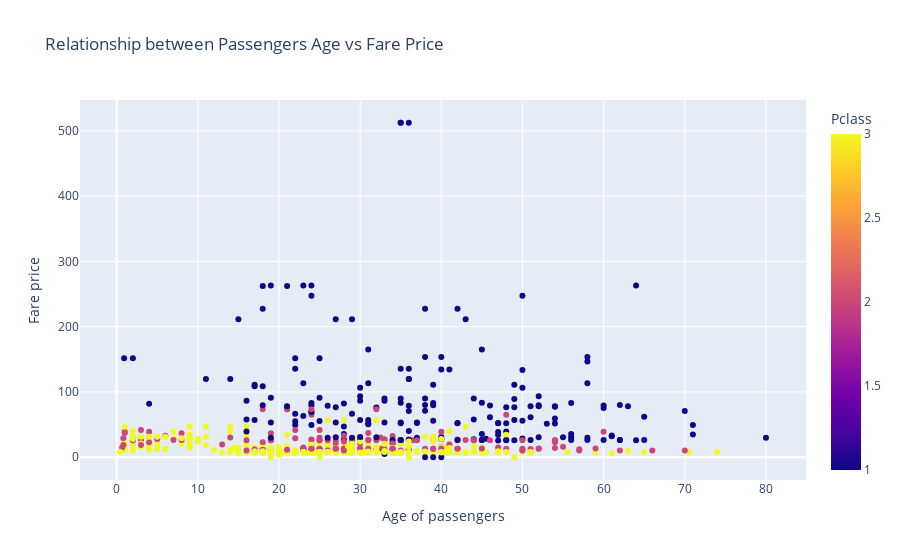

The code cell stored with this chart in its notebook:
### Code cell
fig=px.scatter(data_titanic, x= 'Age',y='Fare',color='Pclass',
               labels={'Age': 'Age of passengers', 'Fare': 'Fare price'},
               title='Relationship between Passengers Age vs Fare Price')
fig.show()

### Figure 1 — Plotly figure (JSON) as saved in the notebook; plotly's stock layout.template omitted (floating-point values rounded to 4 significant figures; data arrays with more than 128 entries replaced by an {"elided": "..."} marker saying what was removed)
{"data": [{"hovertemplate": "Age of passengers=%{x}<br>Fare price=%{y}<br>Pclass=%{marker.color}<extra></extra>", "legendgroup": "", "marker": {"color": {"elided": "891 int values"}, "coloraxis": "coloraxis", "symbol": "circle"}, "mode": "markers", "name": "", "orientation": "v", "showlegend": false, "type": "scatter", "x": {"elided": "891 float values"}, "xaxis": "x", "y": {"elided": "891 float values"}, "yaxis": "y"}], "layout": {"autosize": true, "coloraxis": {"colorbar": {"title": {"text": "Pclass"}}, "colorscale": [[0, "#0d0887"], [0.1111, "#46039f"], [0.2222, "#7201a8"], [0.3333, "#9c179e"], [0.4444, "#bd3786"], [0.5556, "#d8576b"], [0.6667, "#ed7953"], [0.7778, "#fb9f3a"], [0.8889, "#fdca26"], [1, "#f0f921"]]}, "legend": {"tracegroupgap": 0}, "title": {"text": "Relationship between Passengers Age vs Fare Price"}, "xaxis": {"anchor": "y", "autorange": true, "domain": [0, 1], "range": [-4.555, 84.97], "title": {"text": "Age of passengers"}, "type": "linear"}, "yaxis": {"anchor": "x", "autorange": true, "domain": [0, 1], "range": [-42.28, 554.6], "title": {"text": "Fare price"}, "type": "linear"}}}
